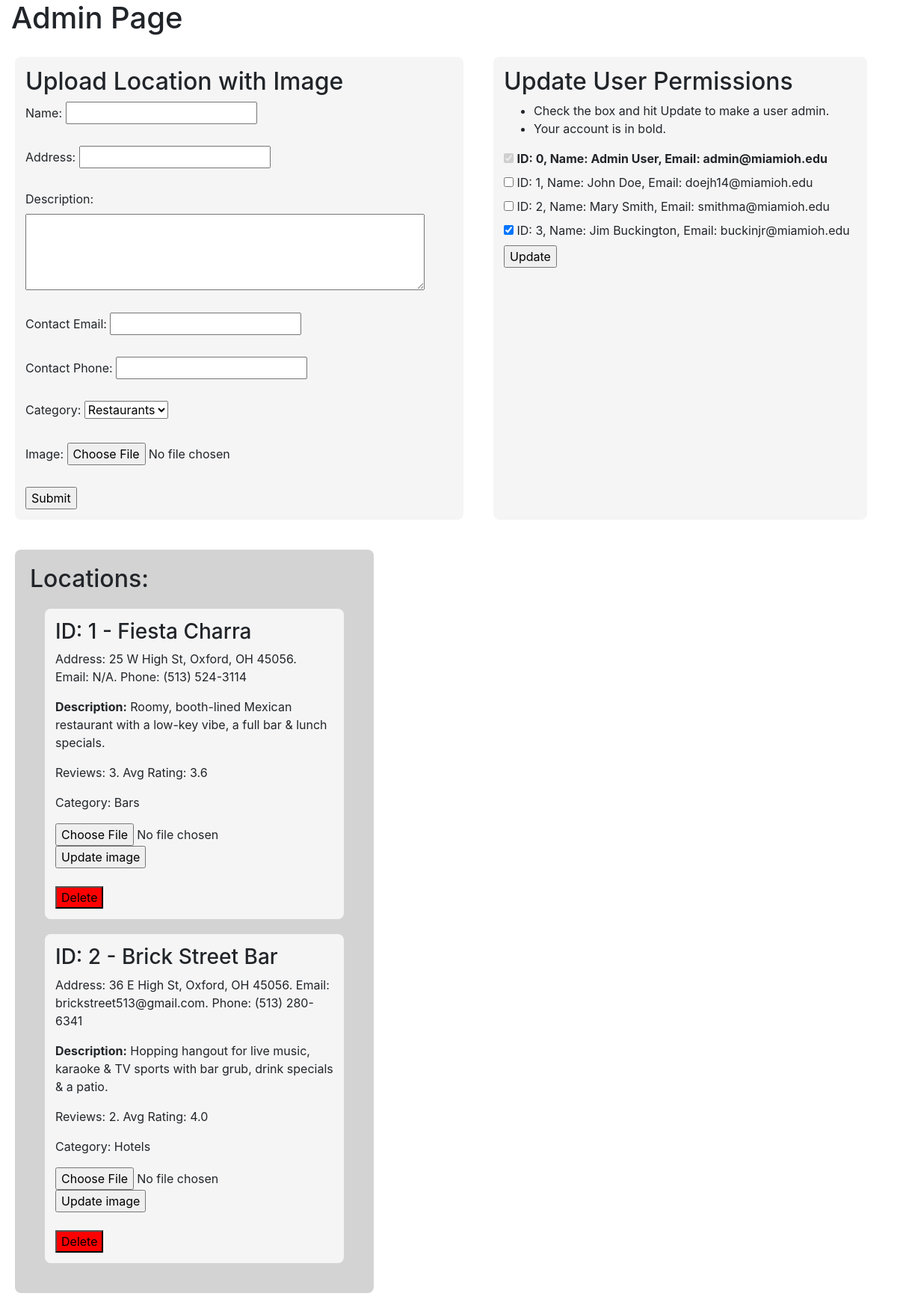
Page /admin (signed in) on the committed database.
### database/models.py (models this page shows, shortened)
class User(db.Model):
    __tablename__ = "users"
    id = db.Column(db.Integer, primary_key=True)
    first_name = db.Column(db.String(30), nullable=False)
    last_name = db.Column(db.String(30), nullable=False)
    email = db.Column(db.String(60), unique=True, nullable=False)
    password = db.Column(db.String, nullable=False)
    phone = db.Column(db.String(14))
    private = db.Column(db.Boolean, nullable=False)
    permission = db.Column(db.Integer, nullable=False)

class Location(db.Model):
    __tablename__ = "locations"
    id = db.Column(db.Integer, primary_key=True)
    name = db.Column(db.String(80), nullable=False)
    address = db.Column(db.String(80), nullable=False)
    description = db.Column(db.String, nullable=False)
    contact_email = db.Column(db.String(60))
    contact_phone = db.Column(db.String(60))
    num_reviews = db.Column(db.Integer, nullable=False)
    avg_rating = db.Column(db.Float)
    category = db.Column(db.Integer, db.ForeignKey('categories.id'), nullable=False)  # Relational

class Category(db.Model):
    __tablename__ = "categories"
    id = db.Column(db.Integer, primary_key=True)
    name = db.Column(db.String(128), nullable=False)
    fa_tag = db.Column(db.String(64), nullable=False)

### __init__.py (the view)
@app.route('/admin', methods=['GET', 'POST'])
def admin():
    if session['user_permission'] == 99:
        from werkzeug.exceptions import BadRequest
        try:
            new_loc = Location(
                name=request.form['name'],
                address=request.form['address'],
                description=request.form['description'],
                contact_email=request.form['contact_email'],
                contact_phone=request.form['contact_phone'],
                category=request.form['category_id']
            )
            db.session.add(new_loc)
            db.session.commit()
            img = request.files['image']
            loc_image = LocationImage(
                location_id=new_loc.id,
                name=new_loc.name,
                data=img.read()
            )
            db.session.add(loc_image)
            db.session.commit()
        except BadRequest:
            print('form submisison failed')
        return render_template('admin.html',
            categories=Category.query.all(),
            locations=Location.query.all(),
            users=User.query.all())
    else:
        flash("You do not have the necessary permissions", 'danger')
        return redirect(url_for('index'))

### templates/admin.html (shortened to what this page needs)
<!DOCTYPE html>
<html>
<head>
    <link rel="stylesheet" href="{{ url_for('static', filename='admin.css') }}">
    <link rel="stylesheet" href="https://cdn.jsdelivr.net/npm/bootstrap@4.3.1/dist/css/bootstrap.min.css"
>
</head>
<body>
    <div class="container-fluid">
        <h1>Admin Page</h1>
        <div class="row">
            <div class="col-6 child-body">
                <h2>Upload Location with Image</h2>
                <form action="{{ url_for('admin') }}" method="POST" enctype="multipart/form-data">
                    <label for="name">Name:</label>
                    <input type="text" id="name" name="name"><br><br>
                    <label for="address">Address:</label>
                    <input type="text" id="address" name="address"><br><br>
                    <label for="description">Description:</label><br>
                    <textarea type="text" id="description" name="description" rows="4" cols="50"></textarea><br><br>
                    <label for="contact_email">Contact Email:</label>
                    <input type="text" id="contact_email" name="contact_email"><br><br>
                    <label for="contact_phone">Contact Phone:</label>
                    <input type="text" id="contact_phone" name="contact_phone"><br><br>
                    <label for="category_id">Category:</label>
                    <select id="category_id" name="category_id">
                        {% for category in categories %}
                        <option value="{{ category.id }}">{{ category.name }}</option>
                        {% endfor %}
                    </select><br><br>
                    <label for="image">Image:</label>
                    <input type="file" id="image" name="image"><br><br>
                    <input type="submit" value="Submit">
                </form>
            </div>
            <div class="col-5 child-body">
                <h2>Update User Permissions</h2>
                <ul>
                    <li>Check the box and hit Update to make a user admin.</li>
                    <li>Your account is in bold.</li>
                </ul>
                <form action="{{ url_for('update_permission') }}" method="POST">
                    {% for user in users %}
                        <div>
                            <input type="checkbox" id="{{user.id}}-check" name="{{user.id}}-check" value="{{user.id}}" {% if user.permission == 99 %}checked{% endif %} {% if user.id == 0 %}disabled{% endif %}>
                            <label for="{{user.id}}-check" {% if session['user_id'] == user.id %}style="font-weight:bold"{% endif %}>
                                ID: {{user.id}}, Name: {{user.first_name}} {{user.last_name}}, Email: {{user.email}}
                            </label>
                        </div>
                    {% endfor %}
                    <input type="submit" value="Update">
                </form>
            </div>
        </div>
    </div>
    <div class="parent-body">
        <h2>Locations: </h2>
        {% for location in locations %}
            <div class="child-body">
                <h3>ID: {{location.id}} - {{ location.name }}</h3>
                <p>Address: {{location.address}}. Email: {{location.contact_email}}. Phone: {{location.contact_phone}}</p>
                <p><strong>Description:</strong> {{location.description}}</p>
                <p>Reviews: {{location.num_reviews}}. Avg Rating: {{location.avg_rating}}</p>
                <p>Category: {{ categories[location.id+1].name }}</p>
                <form method="POST" action="{{ url_for('post_loc_img') }}" enctype="multipart/form-data">
                    <input type="file" id="image" name="image">
                    <input type="submit", value="Update image">
                </form>
                <br>
                <form method="POST" action="{{ url_for('del_loc', id=location.id) }}">
                    <input style="background-color: red;" type="submit", value="Delete">
                </form>
            </div>
        {% endfor %}
    </div>
</body>
</html>

### static/admin.css (style rules this page uses)
div.parent-body { background-color: lightgrey; border-radius: 8px; margin: 20px; padding: 20px; width: 40%; }
div.child-body { background-color: whitesmoke; border-radius: 8px; margin: 20px; padding: 14px; }

### rows in the picture
User: permission "☑", id "0", first_name "Admin", last_name "User", email "admin@miamioh.edu"
User: id "1", first_name "John", last_name "Doe", email "doejh14@miamioh.edu"
User: id "2", first_name "Mary", last_name "Smith", email "smithma@miamioh.edu"
User: permission "☑", id "3", first_name "Jim", last_name "Buckington", email "buckinjr@miamioh.edu"
Location: id "1", name "Fiesta Charra", address "25 W High St, Oxford, OH 45056", contact_email "N/A", contact_phone "(513) 524-3114", description "Roomy, booth-lined Mexican restaurant with a low-key vibe, a full bar & lunch specials.", num_reviews "3", avg_rating "3.6"
Category: name "Bars"
Location: id "2", name "Brick Street Bar", address "36 E High St, Oxford, OH 45056", contact_email "brickstreet513@gmail.com", contact_phone "(513) 280-6341", description "Hopping hangout for live music, karaoke & TV sports with bar grub, drink specials & a patio.", num_reviews "2", avg_rating "4.0"
Category: name "Hotels"

### other values in the picture
form field category_id "Restaurants"
